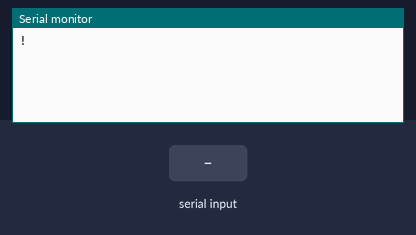
The program below on a simulated Arduino Uno, built with avr-gcc and run on an emulated ATmega328P. Parts: the last lines printed to the serial monitor. Inputs (shaded band) come from the test bench.

Above: at 1.2 s.
1.3 s: "1\n" received over Serial
At 2.5 s:
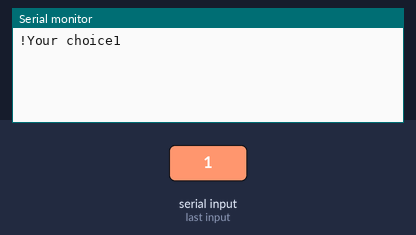
2.8 s: "0\n" received over Serial
At 3.6 s:
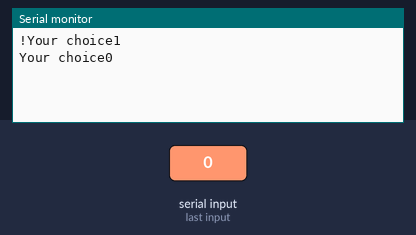
4.3 s: "2\n" received over Serial
At 4.9 s:
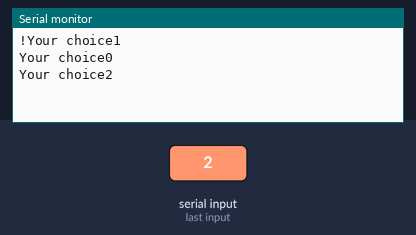

The program:

main.cpp
```cpp
#include <Arduino.h>
#include <Arduino_FreeRTOS.h>
#include <semphr.h>

SemaphoreHandle_t xSerialSemaphore;

void TaskSerialMenu( void *pvParameters );

void setup() {
  Serial.begin(9600);

  while (!Serial) {;}

  if( xSerialSemaphore == NULL ) {
    xSerialSemaphore = xSemaphoreCreateMutex();
    if( ( xSerialSemaphore) != NULL ) {
      xSemaphoreGive (( xSerialSemaphore ));
    }
  }

  xTaskCreate(
    TaskSerialMenu,
    (const portCHAR *) "Serial Menu",
    128,
    NULL,
    2,
    NULL
  );
}

// Moves the motor for the input number of seconds.
void move(float time) {
  bool dir = false;
  if(time < 0) {
    dir = true;
    time *= -1;
  }

  Serial.print("Dir: ");
  Serial.print(dir);
  Serial.print(" | Time: ");
  Serial.println(time);
  delay(time);
}

void TaskSerialMenu( void *pvParameters __attribute__((unused)) ) {
  String userInput = "face";
  String Menu =
    "Main Menu:\n"
    "1. Enter a value\n"
    "2. Exit"
    "\n\n"
    "Enter a value: "
    ;

  Serial.print("!");

  while(1) {
    if( xSemaphoreTake( xSerialSemaphore, (TickType_t) 5 ) == pdTRUE ) {

      if(Serial.available() > 0) {
        userInput = Serial.readStringUntil('\n');

        Serial.print("Your choice");
        Serial.println(userInput);
      }

      xSemaphoreGive( xSerialSemaphore );
    }
    vTaskDelay( pdMS_TO_TICKS(20) );
  }
}

void loop() {
  // put your main code here, to run repeatedly:

}
```

Measured:
- after the input at 1.3 s, the serial monitor: prints a new line at once (image 1)
- after the input at 2.8 s, the serial monitor: prints a new line at once (image 2)
- after the input at 4.3 s, the serial monitor: prints a new line at once (image 3)
